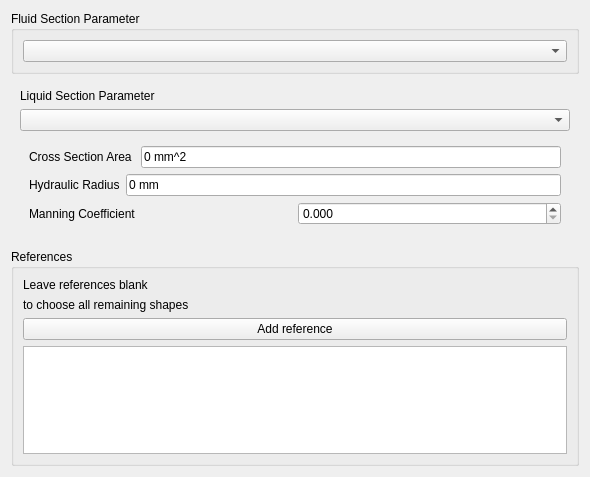
<?xml version="1.0" encoding="UTF-8"?>
<ui version="4.0">
 <class>Form</class>
 <widget class="QWidget" name="Form">
  <property name="geometry">
   <rect>
    <x>0</x>
    <y>0</y>
    <width>590</width>
    <height>477</height>
   </rect>
  </property>
  <property name="windowTitle">
   <string>Form</string>
  </property>
  <layout class="QVBoxLayout" name="verticalLayout_9">
   <item>
    <widget class="QGroupBox" name="groupBox_3">
     <property name="maximumSize">
      <size>
       <width>16777215</width>
       <height>1677215</height>
      </size>
     </property>
     <property name="title">
      <string>Fluid Section Parameter</string>
     </property>
     <layout class="QVBoxLayout" name="verticalLayout_5">
      <item>
       <widget class="QComboBox" name="cb_section_type"/>
      </item>
     </layout>
    </widget>
   </item>
   <item>
    <widget class="QStackedWidget" name="sw_section_type">
     <property name="currentIndex">
      <number>0</number>
     </property>
     <widget class="QWidget" name="page">
      <layout class="QVBoxLayout" name="verticalLayout_8">
       <item>
        <widget class="QLabel" name="label">
         <property name="text">
          <string>Liquid Section Parameter</string>
         </property>
        </widget>
       </item>
       <item>
        <widget class="QComboBox" name="cb_liquid_section_type"/>
       </item>
       <item>
        <widget class="QStackedWidget" name="sw_liquid_section_type">
         <property name="currentIndex">
          <number>0</number>
         </property>
         <widget class="QWidget" name="page_4">
          <layout class="QVBoxLayout" name="verticalLayout">
           <item>
            <layout class="QHBoxLayout" name="horizontalLayout">
             <item>
              <widget class="QLabel" name="label_4">
               <property name="text">
                <string>Cross Section Area </string>
               </property>
              </widget>
             </item>
             <item>
              <widget class="Gui::InputField" name="if_manning_area">
               <property name="text">
                <string>0 mm^2</string>
               </property>
               <property name="unit" stdset="0">
                <string notr="true">mm^2</string>
               </property>
              </widget>
             </item>
            </layout>
           </item>
           <item>
            <layout class="QHBoxLayout" name="horizontalLayout_2">
             <item>
              <widget class="QLabel" name="label_5">
               <property name="text">
                <string>Hydraulic Radius</string>
               </property>
              </widget>
             </item>
             <item>
              <widget class="Gui::InputField" name="if_manning_radius">
               <property name="text">
                <string>0 mm</string>
               </property>
               <property name="unit" stdset="0">
                <string notr="true">mm</string>
               </property>
              </widget>
             </item>
            </layout>
           </item>
           <item>
            <layout class="QHBoxLayout" name="horizontalLayout_3">
             <item>
              <widget class="QLabel" name="label_6">
               <property name="text">
                <string>Manning Coefficient</string>
               </property>
              </widget>
             </item>
             <item>
              <widget class="QDoubleSpinBox" name="sb_manning_coefficient">
               <property name="decimals">
                <number>3</number>
               </property>
               <property name="maximum">
                <double>1.000000000000000</double>
               </property>
               <property name="singleStep">
                <double>0.001000000000000</double>
               </property>
              </widget>
             </item>
            </layout>
           </item>
          </layout>
         </widget>
         <widget class="QWidget" name="page_5">
          <layout class="QVBoxLayout" name="verticalLayout_6">
           <item>
            <layout class="QHBoxLayout" name="horizontalLayout_4">
             <item>
              <widget class="QLabel" name="label_7">
               <property name="text">
                <string>Initial Area</string>
               </property>
              </widget>
             </item>
             <item>
              <widget class="Gui::InputField" name="if_enlarge_area1">
               <property name="text">
                <string>0 mm^2</string>
               </property>
               <property name="unit" stdset="0">
                <string notr="true">mm^2</string>
               </property>
              </widget>
             </item>
            </layout>
           </item>
           <item>
            <layout class="QHBoxLayout" name="horizontalLayout_5">
             <item>
              <widget class="QLabel" name="label_8">
               <property name="text">
                <string>Enlarged Area</string>
               </property>
              </widget>
             </item>
             <item>
              <widget class="Gui::InputField" name="if_enlarge_area2">
               <property name="text">
                <string>0 mm^2</string>
               </property>
               <property name="unit" stdset="0">
                <string notr="true">mm^2</string>
               </property>
              </widget>
             </item>
            </layout>
           </item>
          </layout>
         </widget>
         <widget class="QWidget" name="page_6">
          <layout class="QVBoxLayout" name="verticalLayout_7">
           <item>
            <layout class="QHBoxLayout" name="horizontalLayout_7">
             <item>
              <widget class="QLabel" name="label_10">
               <property name="text">
                <string>Initial Area</string>
               </property>
              </widget>
             </item>
             <item>
              <widget class="Gui::InputField" name="if_contract_area1">
               <property name="text">
                <string>0 mm^2</string>
               </property>
               <property name="unit" stdset="0">
                <string notr="true">mm^2</string>
               </property>
              </widget>
             </item>
            </layout>
           </item>
           <item>
            <layout class="QHBoxLayout" name="horizontalLayout_6">
             <item>
              <widget class="QLabel" name="label_9">
               <property name="text">
                <string>Contracted Area</string>
               </property>
              </widget>
             </item>
             <item>
              <widget class="Gui::InputField" name="if_contract_area2">
               <property name="text">
                <string>0 mm^2</string>
               </property>
               <property name="unit" stdset="0">
                <string notr="true">mm^2</string>
               </property>
              </widget>
             </item>
            </layout>
           </item>
          </layout>
         </widget>
        </widget>
       </item>
      </layout>
     </widget>
     <widget class="QWidget" name="page_2">
      <layout class="QVBoxLayout" name="verticalLayout_3">
       <item>
        <widget class="QLabel" name="label_2">
         <property name="text">
          <string>Gas Section Parameter</string>
         </property>
        </widget>
       </item>
       <item>
        <widget class="QComboBox" name="cb_gas_section_type"/>
       </item>
      </layout>
     </widget>
     <widget class="QWidget" name="page_3">
      <layout class="QVBoxLayout" name="verticalLayout_4">
       <item>
        <widget class="QLabel" name="label_3">
         <property name="text">
          <string>Open Channel Section Parameter</string>
         </property>
        </widget>
       </item>
       <item>
        <widget class="QComboBox" name="cb_channel_section_type"/>
       </item>
      </layout>
     </widget>
    </widget>
   </item>
   <item>
    <widget class="QGroupBox" name="groupBox_1">
     <property name="title">
      <string>References</string>
     </property>
     <layout class="QVBoxLayout" name="verticalLayout_2">
      <item>
       <widget class="QLabel" name="l_label_text_1">
        <property name="text">
         <string>Leave references blank </string>
        </property>
       </widget>
      </item>
      <item>
       <widget class="QLabel" name="l_label_text_2">
        <property name="text">
         <string>to choose all remaining shapes</string>
        </property>
        <property name="wordWrap">
         <bool>true</bool>
        </property>
       </widget>
      </item>
      <item>
       <widget class="QPushButton" name="pushButton_Reference">
        <property name="text">
         <string>Add reference</string>
        </property>
       </widget>
      </item>
      <item>
       <widget class="QListWidget" name="list_References"/>
      </item>
     </layout>
    </widget>
   </item>
  </layout>
 </widget>
 <customwidgets>
  <customwidget>
   <class>Gui::InputField</class>
   <extends>QLineEdit</extends>
   <header>Gui/InputField.h</header>
  </customwidget>
 </customwidgets>
 <resources/>
 <connections/>
</ui>
